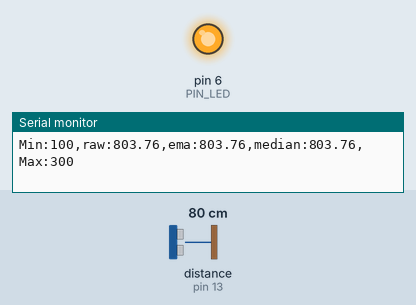
This sketch was run on a simulated Arduino Uno, built with avr-gcc and run on an emulated ATmega328P. Shown: output pins drawn as LEDs (lit = HIGH), the last lines printed to the serial monitor. Wiring (inferred from the names in the program): ultrasonic range finder: trigger pin 12; echo pin 13. The inputs (shaded band) are chosen by the test bench; at power-on: distance to the obstacle (sensor on pin 13) 80 cm. The echo pulse lasts 58.3 µs per cm; pins used as bus, display or sensor lines are not drawn.

Above: at 1.2 s.
1.3 s: distance to the obstacle (sensor on pin 13) set to 18 cm
At 1.8 s:
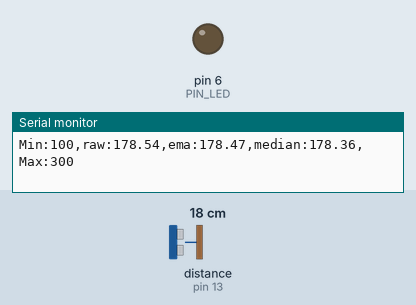
2.8 s: distance to the obstacle (sensor on pin 13) set to 2 cm
At 4.1 s:
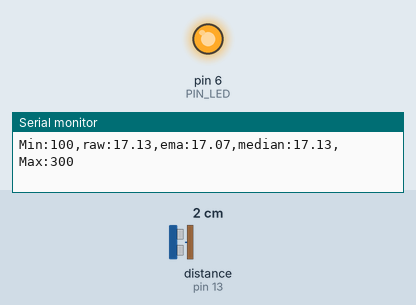
Timing chart, 0 to 5.8 s (numbered marks = the images above; inputs shaded):
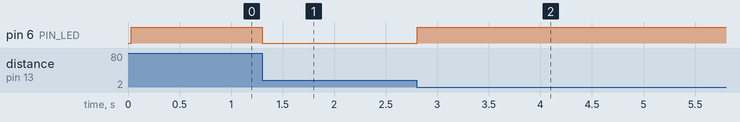

Measured:
- after the input at 1.3 s, pin 6 (PIN_LED): HIGH → LOW at once
- after the input at 2.8 s, pin 6 (PIN_LED): LOW → HIGH at once

The sketch:

09C19.ino
```cpp
// Arduino pin assignment
#define PIN_LED  6
#define PIN_TRIG 12
#define PIN_ECHO 13

// configurable parameters
#define SND_VEL 346.0     // sound velocity at 24 celsius degree (unit: m/sec)
#define INTERVAL 25       // sampling interval (unit: msec)
#define PULSE_DURATION 10 // ultra-sound Pulse Duration (unit: usec)
#define _DIST_MIN 100     // minimum distance to be measured (unit: mm)
#define _DIST_MAX 300     // maximum distance to be measured (unit: mm)

#define TIMEOUT ((INTERVAL / 2) * 1000.0) // maximum echo waiting time (unit: usec)
#define SCALE (0.001 * 0.5 * SND_VEL)     // coefficent to convert duration to distance

#define _EMA_ALPHA 0.5    // EMA weight of new sample (range: 0 to 1)
                          // Setting EMA to 1 effectively disables EMA filter.

#define MEDIAN_N 10

// global variables
unsigned long last_sampling_time;   // unit: msec
float dist_prev = _DIST_MAX;        // Distance last-measured
float dist_ema = _DIST_MAX;         // EMA distance

float median_buffer[MEDIAN_N];
int median_idx = 0;
bool buffer_full = false;

float get_median(float new_val) {
  median_buffer[median_idx] = new_val;
  median_idx = (median_idx + 1) % MEDIAN_N;
  if (median_idx == 0) buffer_full = true;

  int current_count = buffer_full ? MEDIAN_N : median_idx;
  float temp[MEDIAN_N];
  for (int i = 0; i < current_count; i++) {
    temp[i] = median_buffer[i];
  }

  for (int i = 0; i < current_count - 1; i++) {
    for (int j = i + 1; j < current_count; j++) {
      if (temp[i] > temp[j]) {
        float t = temp[i];
        temp[i] = temp[j];
        temp[j] = t;
      }
    }
  }

  return temp[current_count / 2];
}

void setup() {
  // initialize GPIO pins
  pinMode(PIN_LED,OUTPUT);
  pinMode(PIN_TRIG,OUTPUT);
  pinMode(PIN_ECHO,INPUT);
  digitalWrite(PIN_TRIG, LOW);

  // initialize serial port
  Serial.begin(57600);
}

void loop() {
  float dist_raw, dist_median;

  // wait until next sampling time.
  // millis() returns the number of milliseconds since the program started.
  // will overflow after 50 days.
  if (millis() < last_sampling_time + INTERVAL)
    return;

  // get a distance reading from the USS
  dist_raw = USS_measure(PIN_TRIG,PIN_ECHO);

  dist_ema = _EMA_ALPHA * dist_raw + (1.0 - _EMA_ALPHA) * dist_ema;

  dist_median = get_median(dist_raw);

  // output the read value to the serial port
  Serial.print("Min:");        Serial.print(_DIST_MIN);
  Serial.print(",raw:");       Serial.print(dist_raw);
  Serial.print(",ema:");       Serial.print(dist_ema);
  Serial.print(",median:");    Serial.print(dist_median);
  Serial.print(",Max:");       Serial.print(_DIST_MAX);
  Serial.println("");

  // do something here
  if ((dist_raw < _DIST_MIN) || (dist_raw > _DIST_MAX))
    digitalWrite(PIN_LED, 1);       // LED OFF
  else
    digitalWrite(PIN_LED, 0);       // LED ON

  // update last sampling time
  last_sampling_time += INTERVAL;
}

// get a distance reading from USS. return value is in millimeter.
float USS_measure(int TRIG, int ECHO)
{
  digitalWrite(TRIG, HIGH);
  delayMicroseconds(PULSE_DURATION);
  digitalWrite(TRIG, LOW);

  return pulseIn(ECHO, HIGH, TIMEOUT) * SCALE; // unit: mm

  // Pulse duration to distance conversion example (target distance = 17.3m)
  // - pulseIn(ECHO, HIGH, timeout) returns microseconds (음파의 왕복 시간)
  // - 편도 거리 = (pulseIn() / 1,000,000) * SND_VEL / 2 (미터 단위)
  //   mm 단위로 하려면 * 1,000이 필요 ==>  SCALE = 0.001 * 0.5 * SND_VEL
  //
  // - 예, pusseIn()이 100,000 이면 (= 0.1초, 왕복 거리 34.6m)
  //        = 100,000 micro*sec * 0.001 milli/micro * 0.5 * 346 meter/sec
  //        = 100,000 * 0.001 * 0.5 * 346
  //        = 17,300 mm  ==> 17.3m
}
```
